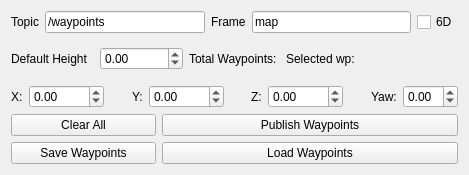
<?xml version="1.0" encoding="UTF-8"?>
<ui version="4.0">
 <class>PluginWidget</class>
 <widget class="QWidget" name="PluginWidget">
  <property name="geometry">
   <rect>
    <x>0</x>
    <y>0</y>
    <width>469</width>
    <height>175</height>
   </rect>
  </property>
  <property name="windowTitle">
   <string>Quadrotor Steering</string>
  </property>
  <layout class="QGridLayout" name="gridLayout">
   <item row="5" column="1" colspan="3">
    <layout class="QHBoxLayout" name="horizontalLayout_3">
     <item>
      <widget class="QLabel" name="label_topic">
       <property name="text">
        <string>Topic</string>
       </property>
      </widget>
     </item>
     <item>
      <widget class="QLineEdit" name="topic_input">
       <property name="text">
        <string>/waypoints</string>
       </property>
      </widget>
     </item>
     <item>
      <widget class="QLabel" name="label_frame">
       <property name="text">
        <string>Frame</string>
       </property>
      </widget>
     </item>
     <item>
      <widget class="QLineEdit" name="frame_input">
       <property name="text">
        <string>map</string>
       </property>
      </widget>
     </item>
     <item>
      <widget class="QCheckBox" name="sixDcheckBox">
       <property name="text">
        <string>6D</string>
       </property>
      </widget>
     </item>
    </layout>
   </item>
   <item row="6" column="1" colspan="3">
    <layout class="QHBoxLayout" name="horizontalLayout_2">
     <item>
      <widget class="QLabel" name="wp_height_label">
       <property name="text">
        <string>Default Height</string>
       </property>
      </widget>
     </item>
     <item>
      <widget class="QDoubleSpinBox" name="height_spinbox">
       <property name="minimum">
        <double>-5.000000000000000</double>
       </property>
       <property name="singleStep">
        <double>0.100000000000000</double>
       </property>
      </widget>
     </item>
     <item>
      <widget class="QLabel" name="text_total">
       <property name="text">
        <string>Total Waypoints: </string>
       </property>
      </widget>
     </item>
     <item>
      <widget class="QLabel" name="text_selected">
       <property name="text">
        <string>Selected wp: </string>
       </property>
      </widget>
     </item>
     <item>
      <widget class="QLabel" name="sel_wp_label">
       <property name="text">
        <string/>
       </property>
      </widget>
     </item>
    </layout>
   </item>
   <item row="10" column="2" colspan="2">
    <widget class="QPushButton" name="button_load">
     <property name="text">
      <string>Load Waypoints</string>
     </property>
    </widget>
   </item>
   <item row="8" column="1" colspan="3">
    <layout class="QHBoxLayout" name="horizontalLayout">
     <item>
      <widget class="QLabel" name="x_label">
       <property name="text">
        <string>X:</string>
       </property>
      </widget>
     </item>
     <item>
      <widget class="QDoubleSpinBox" name="x_spinbox">
       <property name="minimum">
        <double>-1000.000000000000000</double>
       </property>
       <property name="maximum">
        <double>1000.000000000000000</double>
       </property>
       <property name="singleStep">
        <double>0.500000000000000</double>
       </property>
      </widget>
     </item>
     <item>
      <spacer name="horizontalSpacer">
       <property name="orientation">
        <enum>Qt::Horizontal</enum>
       </property>
       <property name="sizeHint" stdset="0">
        <size>
         <width>40</width>
         <height>20</height>
        </size>
       </property>
      </spacer>
     </item>
     <item>
      <widget class="QLabel" name="y_label">
       <property name="text">
        <string>Y:</string>
       </property>
      </widget>
     </item>
     <item>
      <widget class="QDoubleSpinBox" name="y_spinbox">
       <property name="minimum">
        <double>-1000.000000000000000</double>
       </property>
       <property name="maximum">
        <double>1000.000000000000000</double>
       </property>
       <property name="singleStep">
        <double>0.500000000000000</double>
       </property>
      </widget>
     </item>
     <item>
      <spacer name="horizontalSpacer_2">
       <property name="orientation">
        <enum>Qt::Horizontal</enum>
       </property>
       <property name="sizeHint" stdset="0">
        <size>
         <width>40</width>
         <height>20</height>
        </size>
       </property>
      </spacer>
     </item>
     <item>
      <widget class="QLabel" name="z_label">
       <property name="text">
        <string>Z:</string>
       </property>
      </widget>
     </item>
     <item>
      <widget class="QDoubleSpinBox" name="z_spinbox">
       <property name="minimum">
        <double>-1000.000000000000000</double>
       </property>
       <property name="maximum">
        <double>1000.000000000000000</double>
       </property>
       <property name="singleStep">
        <double>0.500000000000000</double>
       </property>
      </widget>
     </item>
     <item>
      <spacer name="horizontalSpacer_3">
       <property name="orientation">
        <enum>Qt::Horizontal</enum>
       </property>
       <property name="sizeHint" stdset="0">
        <size>
         <width>40</width>
         <height>20</height>
        </size>
       </property>
      </spacer>
     </item>
     <item>
      <widget class="QLabel" name="yaw_label">
       <property name="text">
        <string>Yaw:</string>
       </property>
      </widget>
     </item>
     <item>
      <widget class="QDoubleSpinBox" name="yaw_spinbox">
       <property name="minimum">
        <double>-3.150000000000000</double>
       </property>
       <property name="maximum">
        <double>3.150000000000000</double>
       </property>
       <property name="singleStep">
        <double>0.100000000000000</double>
       </property>
      </widget>
     </item>
    </layout>
   </item>
   <item row="9" column="1">
    <widget class="QPushButton" name="button_clear">
     <property name="text">
      <string>Clear All</string>
     </property>
    </widget>
   </item>
   <item row="10" column="1">
    <widget class="QPushButton" name="button_save">
     <property name="text">
      <string>Save Waypoints</string>
     </property>
    </widget>
   </item>
   <item row="9" column="2" colspan="2">
    <widget class="QPushButton" name="button_publish">
     <property name="text">
      <string>Publish Waypoints</string>
     </property>
    </widget>
   </item>
  </layout>
 </widget>
 <resources/>
 <connections/>
</ui>
